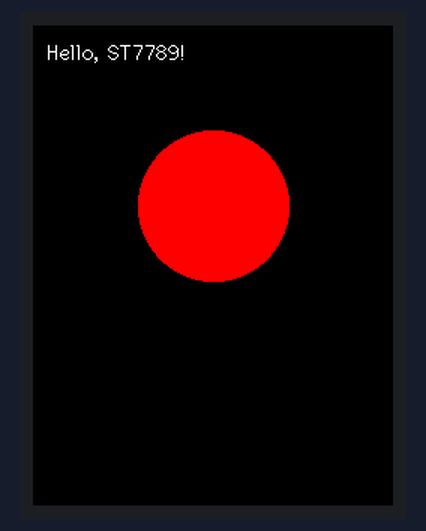
Bench run of a sketch on a simulated ESP32. Shown: 240×320 colour display.

Above: at 0.3 s.
At 1.3 s:
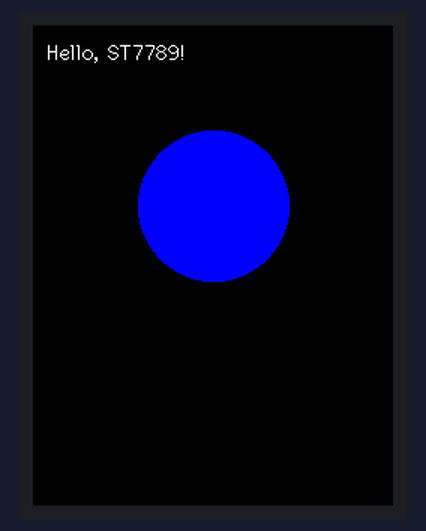

The sketch:

screen_test.ino
```cpp
#include <TFT_eSPI.h>

TFT_eSPI tft = TFT_eSPI(); // Create TFT object

void setup() {
  tft.init();            // Initialize the display
  tft.setRotation(0);    // Set rotation: 0, 1, 2, or 3
  tft.fillScreen(TFT_BLACK);  // Clear screen to black
  tft.setTextColor(TFT_WHITE); // Set text color to white
  tft.drawString("Hello, ST7789!", 10, 10, 2); // Draw text
}

void loop() {
  tft.fillCircle(120, 120, 50, TFT_RED);  // Draw a red circle
  delay(1000);
  tft.fillCircle(120, 120, 50, TFT_BLUE); // Draw a blue circle
  delay(1000);
}
```

Measured:
- what the display in image 1 shows lasts 1.1 s, from 1.2 s to 2.3 s
